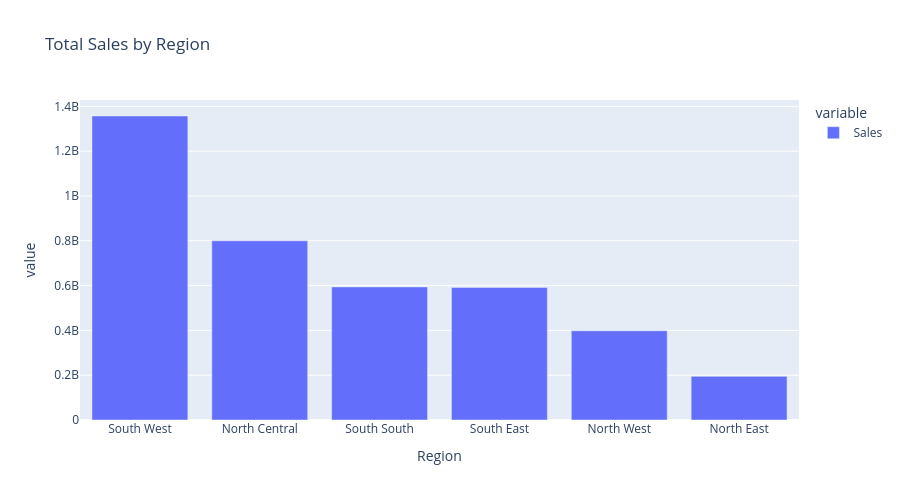

The notebook cell this image was saved under:
### Code cell
# Group data by Region and calculate aggregated metrics
reg_df = df.groupby("Region", as_index=False).agg(
    Sales=('Sales_NGN', 'sum'),      # Sum of all sales for each category
    Transactions=('Sales_NGN', 'count')    # Count of orders (using Sales column) for each category
).sort_values('Sales', ascending=False)  # Sort by Sales in descending order (fixed column name)

# Display the aggregated dataframe
print(reg_df)
print("\n")

# Create a grouped bar chart showing Sales and Quantity by Category
fig = px.bar(reg_df, x='Region', y=['Sales'],title='Total Sales by Region', height=500)
fig.show()

### Figure 1 — Plotly figure (JSON) as saved in the notebook; plotly's stock layout.template omitted (floating-point values rounded to 4 significant figures)
{"data": [{"hovertemplate": "variable=Sales<br>Region=%{x}<br>value=%{y}<extra></extra>", "legendgroup": "Sales", "marker": {"color": "#636efa", "pattern": {"shape": ""}}, "name": "Sales", "orientation": "v", "showlegend": true, "textposition": "auto", "type": "bar", "x": ["South West", "North Central", "South South", "South East", "North West", "North East"], "xaxis": "x", "y": [1357000000.0, 799900000.0, 594100000.0, 591400000.0, 398400000.0, 194800000.0], "yaxis": "y"}], "layout": {"barmode": "relative", "height": 500, "legend": {"title": {"text": "variable"}, "tracegroupgap": 0}, "title": {"text": "Total Sales by Region"}, "xaxis": {"anchor": "y", "domain": [0, 1], "title": {"text": "Region"}}, "yaxis": {"anchor": "x", "domain": [0, 1], "title": {"text": "value"}}}}
